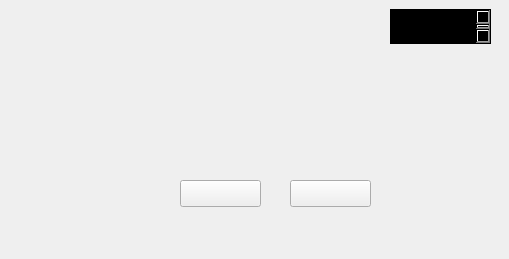
<?xml version="1.0" encoding="UTF-8"?>
<ui version="4.0">
 <class>MainWindow</class>
 <widget class="QMainWindow" name="MainWindow">
  <property name="geometry">
   <rect>
    <x>0</x>
    <y>0</y>
    <width>509</width>
    <height>259</height>
   </rect>
  </property>
  <property name="windowTitle">
   <string>MainWindow</string>
  </property>
  <widget class="QWidget" name="centralwidget">
   <widget class="QLabel" name="Bg">
    <property name="geometry">
     <rect>
      <x>0</x>
      <y>0</y>
      <width>511</width>
      <height>261</height>
     </rect>
    </property>
    <property name="text">
     <string/>
    </property>
    <property name="pixmap">
     <pixmap>background.jpg</pixmap>
    </property>
    <property name="scaledContents">
     <bool>true</bool>
    </property>
   </widget>
   <widget class="QLabel" name="label_2">
    <property name="geometry">
     <rect>
      <x>20</x>
      <y>203</y>
      <width>111</width>
      <height>51</height>
     </rect>
    </property>
    <property name="text">
     <string/>
    </property>
    <property name="pixmap">
     <pixmap>sounds.gif</pixmap>
    </property>
    <property name="scaledContents">
     <bool>true</bool>
    </property>
   </widget>
   <widget class="QLabel" name="gif1">
    <property name="geometry">
     <rect>
      <x>180</x>
      <y>50</y>
      <width>181</width>
      <height>121</height>
     </rect>
    </property>
    <property name="text">
     <string/>
    </property>
    <property name="pixmap">
     <pixmap>animation.gif</pixmap>
    </property>
    <property name="scaledContents">
     <bool>true</bool>
    </property>
   </widget>
   <widget class="QTextBrowser" name="textBrowser">
    <property name="geometry">
     <rect>
      <x>390</x>
      <y>9</y>
      <width>101</width>
      <height>35</height>
     </rect>
    </property>
    <property name="styleSheet">
     <string notr="true">color: rgb(0, 0, 0);
font: 8pt &quot;Rockwell&quot;;
background-color: rgb(0, 0, 0);</string>
    </property>
    <property name="html">
     <string>&lt;!DOCTYPE HTML PUBLIC &quot;-//W3C//DTD HTML 4.0//EN&quot; &quot;http://www.w3.org/TR/REC-html40/strict.dtd&quot;&gt;
&lt;html&gt;&lt;head&gt;&lt;meta name=&quot;qrichtext&quot; content=&quot;1&quot; /&gt;&lt;style type=&quot;text/css&quot;&gt;
p, li { white-space: pre-wrap; }
&lt;/style&gt;&lt;/head&gt;&lt;body style=&quot; font-family:'Rockwell'; font-size:8pt; font-weight:400; font-style:normal;&quot;&gt;
&lt;p style=&quot; margin-top:0px; margin-bottom:0px; margin-left:0px; margin-right:0px; -qt-block-indent:0; text-indent:0px;&quot;&gt;&lt;span style=&quot; font-size:10pt; font-weight:600; font-style:italic; color:#000000;&quot;&gt;Time - 12:00:00&lt;/span&gt;&lt;/p&gt;
&lt;p style=&quot; margin-top:0px; margin-bottom:0px; margin-left:0px; margin-right:0px; -qt-block-indent:0; text-indent:0px;&quot;&gt;&lt;span style=&quot; font-size:10pt; font-weight:600; font-style:italic; color:#000000;&quot;&gt;Date - 2022-02-28&lt;/span&gt;&lt;/p&gt;&lt;/body&gt;&lt;/html&gt;</string>
    </property>
   </widget>
   <widget class="QPushButton" name="start">
    <property name="geometry">
     <rect>
      <x>180</x>
      <y>180</y>
      <width>81</width>
      <height>27</height>
     </rect>
    </property>
    <property name="autoFillBackground">
     <bool>false</bool>
    </property>
    <property name="text">
     <string/>
    </property>
    <property name="icon">
     <iconset>
      <normaloff>Start.png</normaloff>Start.png</iconset>
    </property>
    <property name="iconSize">
     <size>
      <width>94</width>
      <height>24</height>
     </size>
    </property>
   </widget>
   <widget class="QPushButton" name="stop">
    <property name="geometry">
     <rect>
      <x>290</x>
      <y>180</y>
      <width>81</width>
      <height>27</height>
     </rect>
    </property>
    <property name="text">
     <string/>
    </property>
    <property name="icon">
     <iconset>
      <normaloff>Quit.png</normaloff>Quit.png</iconset>
    </property>
    <property name="iconSize">
     <size>
      <width>94</width>
      <height>24</height>
     </size>
    </property>
   </widget>
  </widget>
 </widget>
 <resources/>
 <connections/>
</ui>
